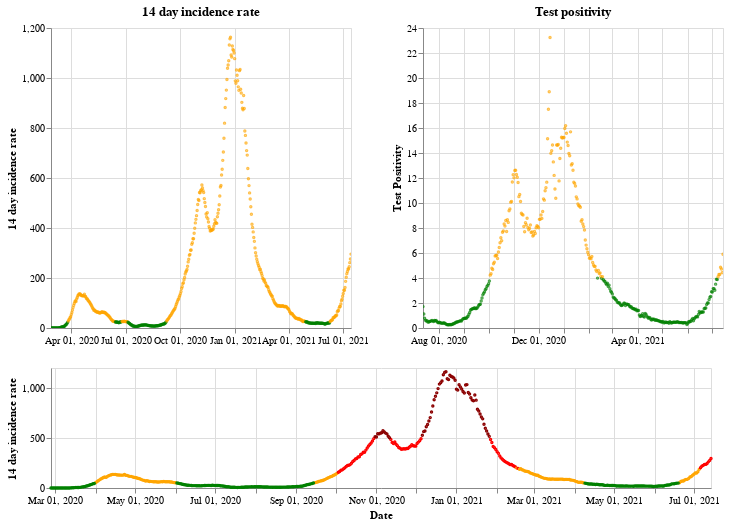

The cell this chart's notebook holds for it:
### Markdown cell above
## Wales

### Code cell
plot_traffic_light('Wales')

### Figure 1 — Vega-Lite specification as saved in the notebook (floating-point values rounded to 4 significant figures; data arrays with more than 128 entries replaced by an {"elided": "..."} marker saying what was removed)
{"config": {"view": {"continuousWidth": 400, "continuousHeight": 300}}, "vconcat": [{"hconcat": [{"mark": {"type": "point", "size": 2}, "encoding": {"color": {"condition": {"value": "green", "test": "(datum.twoWeeklyCasesRate <= 25)"}, "value": "orange"}, "tooltip": [{"type": "nominal", "field": "areaName"}, {"type": "temporal", "field": "date"}, {"type": "quantitative", "field": "twoWeeklyCasesRate"}, {"type": "quantitative", "field": "testPositivity"}], "x": {"type": "temporal", "axis": {"title": ""}, "field": "date", "scale": {"domain": {"selection": "DateBrush"}}, "timeUnit": "yearmonthdate"}, "y": {"type": "quantitative", "axis": {"title": "14 day incidence rate"}, "field": "twoWeeklyCasesRate"}}, "title": "14 day incidence rate", "width": 300}, {"mark": {"type": "point", "size": 2}, "encoding": {"color": {"condition": {"value": "green", "test": "(datum.testPositivity <= 4)"}, "value": "orange"}, "tooltip": [{"type": "nominal", "field": "areaName"}, {"type": "temporal", "field": "date"}, {"type": "quantitative", "field": "twoWeeklyCasesRate"}, {"type": "quantitative", "field": "testPositivity"}], "x": {"type": "temporal", "axis": {"title": ""}, "field": "date", "scale": {"domain": {"selection": "DateBrush"}}, "timeUnit": "yearmonthdate"}, "y": {"type": "quantitative", "axis": {"title": "Test Positivity"}, "field": "testPositivity"}}, "title": "Test positivity", "width": 300}]}, {"layer": [{"mark": {"type": "point", "size": 2}, "encoding": {"color": {"condition": {"value": "orange", "test": "(((datum.testPositivity < 4) && (datum.twoWeeklyCasesRate >= 50)) && (datum.twoWeeklyCasesRate < 200))"}, "value": "red"}, "opacity": {"condition": {"value": 1, "test": "((datum.twoWeeklyCasesRate >= 50) && (datum.twoWeeklyCasesRate < 500))"}, "value": 0}, "tooltip": [{"type": "nominal", "field": "areaName"}, {"type": "temporal", "field": "date"}, {"type": "quantitative", "field": "twoWeeklyCasesRate"}, {"type": "quantitative", "field": "testPositivity"}], "x": {"type": "temporal", "axis": {"title": "Date"}, "field": "date", "timeUnit": "yearmonthdate"}, "y": {"type": "quantitative", "axis": {"title": "14 day incidence rate"}, "field": "twoWeeklyCasesRate"}}, "selection": {"DateBrush": {"type": "interval", "encodings": ["x"], "fields": ["Time"]}}}, {"mark": {"type": "point", "size": 2}, "encoding": {"color": {"value": "darkred"}, "opacity": {"condition": {"value": 1, "test": "(datum.twoWeeklyCasesRate >= 500)"}, "value": 0}, "tooltip": [{"type": "nominal", "field": "areaName"}, {"type": "temporal", "field": "date"}, {"type": "quantitative", "field": "twoWeeklyCasesRate"}, {"type": "quantitative", "field": "testPositivity"}], "x": {"type": "temporal", "axis": {"title": "Date"}, "field": "date", "timeUnit": "yearmonthdate"}, "y": {"type": "quantitative", "axis": {"title": "14 day incidence rate"}, "field": "twoWeeklyCasesRate"}}}, {"mark": {"type": "point", "size": 2}, "encoding": {"color": {"condition": {"value": "green", "test": "((datum.testPositivity < 4) && (datum.twoWeeklyCasesRate < 50))"}, "value": "orange"}, "opacity": {"condition": {"value": 1, "test": "(datum.twoWeeklyCasesRate < 50)"}, "value": 0}, "tooltip": [{"type": "nominal", "field": "areaName"}, {"type": "temporal", "field": "date"}, {"type": "quantitative", "field": "twoWeeklyCasesRate"}, {"type": "quantitative", "field": "testPositivity"}], "x": {"type": "temporal", "axis": {"title": "Date"}, "field": "date", "timeUnit": "yearmonthdate"}, "y": {"type": "quantitative", "axis": {"title": "14 day incidence rate"}, "field": "twoWeeklyCasesRate"}}}], "height": 120, "width": 660}], "data": {"name": "data-a7e8a04396a4ec372681714097250ac9"}, "$schema": "https://vega.github.io/schema/vega-lite/v4.8.1.json", "datasets": {"data-a7e8a04396a4ec372681714097250ac9": {"elided": "504 records"}}}
